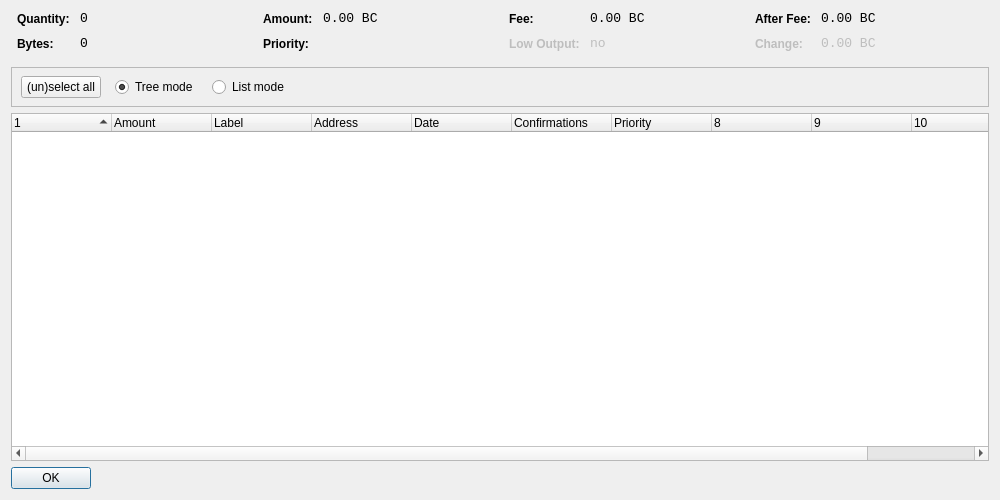
<?xml version="1.0" encoding="UTF-8"?>
<ui version="4.0">
 <class>CoinControlDialog</class>
 <widget class="QDialog" name="CoinControlDialog">
  <property name="geometry">
   <rect>
    <x>0</x>
    <y>0</y>
    <width>1000</width>
    <height>500</height>
   </rect>
  </property>
  <property name="windowTitle">
   <string>Coin Control</string>
  </property>
  <property name="styleSheet">
   <string notr="true">background-image: url(:/images/bkg2);</string>
  </property>
  <layout class="QVBoxLayout" name="verticalLayout">
   <item>
    <layout class="QHBoxLayout" name="horizontalLayoutTop" stretch="0,0,0,0">
     <property name="topMargin">
      <number>0</number>
     </property>
     <property name="bottomMargin">
      <number>10</number>
     </property>
     <item>
      <layout class="QFormLayout" name="formLayoutCoinControl1">
       <property name="horizontalSpacing">
        <number>10</number>
       </property>
       <property name="verticalSpacing">
        <number>10</number>
       </property>
       <property name="leftMargin">
        <number>6</number>
       </property>
       <property name="rightMargin">
        <number>6</number>
       </property>
       <item row="0" column="0">
        <widget class="QLabel" name="labelCoinControlQuantityText">
         <property name="styleSheet">
          <string notr="true">font-weight:bold;</string>
         </property>
         <property name="text">
          <string>Quantity:</string>
         </property>
        </widget>
       </item>
       <item row="0" column="1">
        <widget class="QLabel" name="labelCoinControlQuantity">
         <property name="font">
          <font>
           <family>Monospace</family>
           <pointsize>10</pointsize>
          </font>
         </property>
         <property name="cursor">
          <cursorShape>IBeamCursor</cursorShape>
         </property>
         <property name="contextMenuPolicy">
          <enum>Qt::ActionsContextMenu</enum>
         </property>
         <property name="text">
          <string notr="true">0</string>
         </property>
         <property name="textInteractionFlags">
          <set>Qt::LinksAccessibleByMouse|Qt::TextSelectableByKeyboard|Qt::TextSelectableByMouse</set>
         </property>
        </widget>
       </item>
       <item row="1" column="0">
        <widget class="QLabel" name="labelCoinControlBytesText">
         <property name="styleSheet">
          <string notr="true">font-weight:bold;</string>
         </property>
         <property name="text">
          <string>Bytes:</string>
         </property>
        </widget>
       </item>
       <item row="1" column="1">
        <widget class="QLabel" name="labelCoinControlBytes">
         <property name="font">
          <font>
           <family>Monospace</family>
           <pointsize>10</pointsize>
          </font>
         </property>
         <property name="cursor">
          <cursorShape>IBeamCursor</cursorShape>
         </property>
         <property name="contextMenuPolicy">
          <enum>Qt::ActionsContextMenu</enum>
         </property>
         <property name="text">
          <string notr="true">0</string>
         </property>
         <property name="textInteractionFlags">
          <set>Qt::LinksAccessibleByMouse|Qt::TextSelectableByKeyboard|Qt::TextSelectableByMouse</set>
         </property>
        </widget>
       </item>
      </layout>
     </item>
     <item>
      <layout class="QFormLayout" name="formLayoutCoinControl2">
       <property name="horizontalSpacing">
        <number>10</number>
       </property>
       <property name="verticalSpacing">
        <number>10</number>
       </property>
       <property name="leftMargin">
        <number>6</number>
       </property>
       <property name="rightMargin">
        <number>6</number>
       </property>
       <item row="0" column="0">
        <widget class="QLabel" name="labelCoinControlAmountText">
         <property name="styleSheet">
          <string notr="true">font-weight:bold;</string>
         </property>
         <property name="text">
          <string>Amount:</string>
         </property>
        </widget>
       </item>
       <item row="0" column="1">
        <widget class="QLabel" name="labelCoinControlAmount">
         <property name="font">
          <font>
           <family>Monospace</family>
           <pointsize>10</pointsize>
          </font>
         </property>
         <property name="cursor">
          <cursorShape>IBeamCursor</cursorShape>
         </property>
         <property name="contextMenuPolicy">
          <enum>Qt::ActionsContextMenu</enum>
         </property>
         <property name="text">
          <string notr="true">0.00 BC</string>
         </property>
         <property name="textInteractionFlags">
          <set>Qt::LinksAccessibleByMouse|Qt::TextSelectableByKeyboard|Qt::TextSelectableByMouse</set>
         </property>
        </widget>
       </item>
       <item row="1" column="0">
        <widget class="QLabel" name="labelCoinControlPriorityText">
         <property name="styleSheet">
          <string notr="true">font-weight:bold;</string>
         </property>
         <property name="text">
          <string>Priority:</string>
         </property>
        </widget>
       </item>
       <item row="1" column="1">
        <widget class="QLabel" name="labelCoinControlPriority">
         <property name="font">
          <font>
           <family>Monospace</family>
           <pointsize>10</pointsize>
          </font>
         </property>
         <property name="cursor">
          <cursorShape>IBeamCursor</cursorShape>
         </property>
         <property name="contextMenuPolicy">
          <enum>Qt::ActionsContextMenu</enum>
         </property>
         <property name="text">
          <string/>
         </property>
         <property name="textInteractionFlags">
          <set>Qt::LinksAccessibleByMouse|Qt::TextSelectableByKeyboard|Qt::TextSelectableByMouse</set>
         </property>
        </widget>
       </item>
      </layout>
     </item>
     <item>
      <layout class="QFormLayout" name="formLayoutCoinControl3">
       <property name="horizontalSpacing">
        <number>10</number>
       </property>
       <property name="verticalSpacing">
        <number>10</number>
       </property>
       <property name="leftMargin">
        <number>6</number>
       </property>
       <property name="rightMargin">
        <number>6</number>
       </property>
       <item row="0" column="0">
        <widget class="QLabel" name="labelCoinControlFeeText">
         <property name="styleSheet">
          <string notr="true">font-weight:bold;</string>
         </property>
         <property name="text">
          <string>Fee:</string>
         </property>
        </widget>
       </item>
       <item row="0" column="1">
        <widget class="QLabel" name="labelCoinControlFee">
         <property name="font">
          <font>
           <family>Monospace</family>
           <pointsize>10</pointsize>
          </font>
         </property>
         <property name="cursor">
          <cursorShape>IBeamCursor</cursorShape>
         </property>
         <property name="contextMenuPolicy">
          <enum>Qt::ActionsContextMenu</enum>
         </property>
         <property name="text">
          <string notr="true">0.00 BC</string>
         </property>
         <property name="textInteractionFlags">
          <set>Qt::LinksAccessibleByMouse|Qt::TextSelectableByKeyboard|Qt::TextSelectableByMouse</set>
         </property>
        </widget>
       </item>
       <item row="1" column="0">
        <widget class="QLabel" name="labelCoinControlLowOutputText">
         <property name="enabled">
          <bool>false</bool>
         </property>
         <property name="styleSheet">
          <string notr="true">font-weight:bold;</string>
         </property>
         <property name="text">
          <string>Low Output:</string>
         </property>
        </widget>
       </item>
       <item row="1" column="1">
        <widget class="QLabel" name="labelCoinControlLowOutput">
         <property name="enabled">
          <bool>false</bool>
         </property>
         <property name="font">
          <font>
           <family>Monospace</family>
           <pointsize>10</pointsize>
          </font>
         </property>
         <property name="cursor">
          <cursorShape>IBeamCursor</cursorShape>
         </property>
         <property name="contextMenuPolicy">
          <enum>Qt::ActionsContextMenu</enum>
         </property>
         <property name="text">
          <string notr="true">no</string>
         </property>
         <property name="textInteractionFlags">
          <set>Qt::LinksAccessibleByMouse|Qt::TextSelectableByKeyboard|Qt::TextSelectableByMouse</set>
         </property>
        </widget>
       </item>
      </layout>
     </item>
     <item>
      <layout class="QFormLayout" name="formLayoutCoinControl4">
       <property name="horizontalSpacing">
        <number>10</number>
       </property>
       <property name="verticalSpacing">
        <number>10</number>
       </property>
       <property name="leftMargin">
        <number>6</number>
       </property>
       <property name="rightMargin">
        <number>6</number>
       </property>
       <item row="0" column="0">
        <widget class="QLabel" name="labelCoinControlAfterFeeText">
         <property name="styleSheet">
          <string notr="true">font-weight:bold;</string>
         </property>
         <property name="text">
          <string>After Fee:</string>
         </property>
        </widget>
       </item>
       <item row="0" column="1">
        <widget class="QLabel" name="labelCoinControlAfterFee">
         <property name="font">
          <font>
           <family>Monospace</family>
           <pointsize>10</pointsize>
          </font>
         </property>
         <property name="cursor">
          <cursorShape>IBeamCursor</cursorShape>
         </property>
         <property name="contextMenuPolicy">
          <enum>Qt::ActionsContextMenu</enum>
         </property>
         <property name="text">
          <string notr="true">0.00 BC</string>
         </property>
         <property name="textInteractionFlags">
          <set>Qt::LinksAccessibleByMouse|Qt::TextSelectableByKeyboard|Qt::TextSelectableByMouse</set>
         </property>
        </widget>
       </item>
       <item row="1" column="0">
        <widget class="QLabel" name="labelCoinControlChangeText">
         <property name="enabled">
          <bool>false</bool>
         </property>
         <property name="styleSheet">
          <string notr="true">font-weight:bold;</string>
         </property>
         <property name="text">
          <string>Change:</string>
         </property>
        </widget>
       </item>
       <item row="1" column="1">
        <widget class="QLabel" name="labelCoinControlChange">
         <property name="enabled">
          <bool>false</bool>
         </property>
         <property name="font">
          <font>
           <family>Monospace</family>
           <pointsize>10</pointsize>
          </font>
         </property>
         <property name="cursor">
          <cursorShape>IBeamCursor</cursorShape>
         </property>
         <property name="contextMenuPolicy">
          <enum>Qt::ActionsContextMenu</enum>
         </property>
         <property name="text">
          <string notr="true">0.00 BC</string>
         </property>
         <property name="textInteractionFlags">
          <set>Qt::LinksAccessibleByMouse|Qt::TextSelectableByKeyboard|Qt::TextSelectableByMouse</set>
         </property>
        </widget>
       </item>
      </layout>
     </item>
    </layout>
   </item>
   <item>
    <widget class="QFrame" name="frame">
     <property name="minimumSize">
      <size>
       <width>0</width>
       <height>40</height>
      </size>
     </property>
     <property name="frameShape">
      <enum>QFrame::StyledPanel</enum>
     </property>
     <property name="frameShadow">
      <enum>QFrame::Sunken</enum>
     </property>
     <widget class="QWidget" name="horizontalLayoutWidget">
      <property name="geometry">
       <rect>
        <x>10</x>
        <y>0</y>
        <width>781</width>
        <height>41</height>
       </rect>
      </property>
      <layout class="QHBoxLayout" name="horizontalLayoutPanel" stretch="0,0,0,0">
       <property name="spacing">
        <number>14</number>
       </property>
       <item>
        <widget class="QPushButton" name="pushButtonSelectAll">
         <property name="sizePolicy">
          <sizepolicy hsizetype="Maximum" vsizetype="Fixed">
           <horstretch>0</horstretch>
           <verstretch>0</verstretch>
          </sizepolicy>
         </property>
         <property name="text">
          <string>(un)select all</string>
         </property>
        </widget>
       </item>
       <item>
        <widget class="QRadioButton" name="radioTreeMode">
         <property name="sizePolicy">
          <sizepolicy hsizetype="Maximum" vsizetype="Fixed">
           <horstretch>0</horstretch>
           <verstretch>0</verstretch>
          </sizepolicy>
         </property>
         <property name="text">
          <string>Tree mode</string>
         </property>
         <property name="checked">
          <bool>true</bool>
         </property>
        </widget>
       </item>
       <item>
        <widget class="QRadioButton" name="radioListMode">
         <property name="sizePolicy">
          <sizepolicy hsizetype="Maximum" vsizetype="Fixed">
           <horstretch>0</horstretch>
           <verstretch>0</verstretch>
          </sizepolicy>
         </property>
         <property name="text">
          <string>List mode</string>
         </property>
        </widget>
       </item>
       <item>
        <spacer name="horizontalSpacer">
         <property name="orientation">
          <enum>Qt::Horizontal</enum>
         </property>
         <property name="sizeHint" stdset="0">
          <size>
           <width>40</width>
           <height>20</height>
          </size>
         </property>
        </spacer>
       </item>
      </layout>
     </widget>
    </widget>
   </item>
   <item>
    <widget class="CoinControlTreeWidget" name="treeWidget">
     <property name="contextMenuPolicy">
      <enum>Qt::CustomContextMenu</enum>
     </property>
     <property name="sortingEnabled">
      <bool>false</bool>
     </property>
     <property name="columnCount">
      <number>11</number>
     </property>
     <attribute name="headerShowSortIndicator" stdset="0">
      <bool>true</bool>
     </attribute>
     <attribute name="headerStretchLastSection">
      <bool>false</bool>
     </attribute>
     <column>
      <property name="text">
       <string/>
      </property>
     </column>
     <column>
      <property name="text">
       <string>Amount</string>
      </property>
     </column>
     <column>
      <property name="text">
       <string>Label</string>
      </property>
     </column>
     <column>
      <property name="text">
       <string>Address</string>
      </property>
     </column>
     <column>
      <property name="text">
       <string>Date</string>
      </property>
     </column>
     <column>
      <property name="text">
       <string>Confirmations</string>
      </property>
      <property name="toolTip">
       <string>Confirmed</string>
      </property>
     </column>
     <column>
      <property name="text">
       <string>Priority</string>
      </property>
     </column>
     <column>
      <property name="text">
       <string/>
      </property>
     </column>
     <column>
      <property name="text">
       <string/>
      </property>
     </column>
     <column>
      <property name="text">
       <string/>
      </property>
     </column>
     <column>
      <property name="text">
       <string/>
      </property>
     </column>
    </widget>
   </item>
   <item>
    <widget class="QDialogButtonBox" name="buttonBox">
     <property name="sizePolicy">
      <sizepolicy hsizetype="Maximum" vsizetype="Fixed">
       <horstretch>0</horstretch>
       <verstretch>0</verstretch>
      </sizepolicy>
     </property>
     <property name="orientation">
      <enum>Qt::Horizontal</enum>
     </property>
     <property name="standardButtons">
      <set>QDialogButtonBox::Ok</set>
     </property>
    </widget>
   </item>
  </layout>
 </widget>
 <customwidgets>
  <customwidget>
   <class>CoinControlTreeWidget</class>
   <extends>QTreeWidget</extends>
   <header>coincontroltreewidget.h</header>
  </customwidget>
 </customwidgets>
 <resources/>
 <connections/>
</ui>
